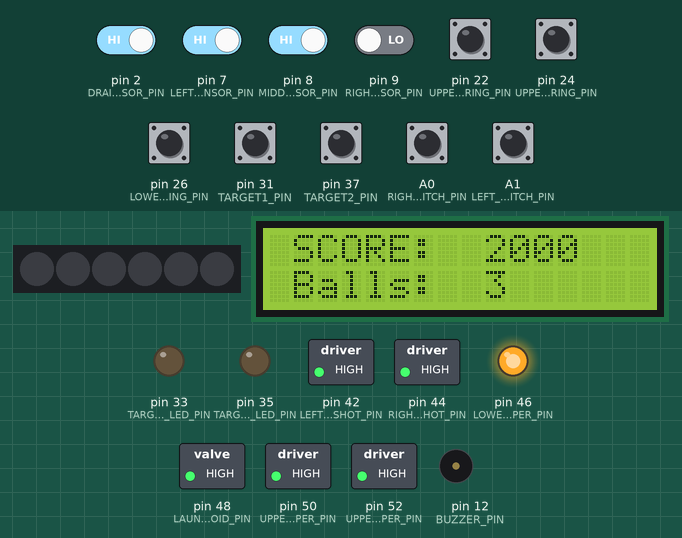
Recording of a sketch running on a simulated Arduino Mega 2560, built with avr-gcc and run on an emulated ATmega2560. Parts: 6 RGB LEDs in strip order, left to right, 16×2 character LCD, switched loads named in the sketch (green lamp = pin HIGH), output pins drawn as LEDs (lit = HIGH), buzzer (waves = sounding). Dashed ring = blinking. The inputs (shaded band) are chosen by the test bench; at power-on: A0 (RIGHT_SLINGSHOT_SWITCH_PIN), A1 (LEFT_SLINGSHOT_SWITCH_PIN), pin 2 (DRAIN_SENSOR_PIN), pin 7 (LEFT_LANE_SENSOR_PIN), pin 8 (MIDDLE_LANE_SENSOR_PIN), pin 22 (UPPER_RIGHT_BUMPER_RING_PIN), pin 24 (UPPER_LEFT_BUMPER_RING_PIN), pin 26 (LOWER_BUMPER_RING_PIN), pin 31 (TARGET1_PIN), pin 37 (TARGET2_PIN) HIGH, pin 9 (RIGHT_LANE_SENSOR_PIN) LOW. Dim RGB values are drawn brighter than linear; random numbers use the default seed unless the sketch sets one.

Above: at 1.2 s.
1.3 s: pin 31 (TARGET1_PIN) pulled LOW for 0.15 s
At 1.94 s:
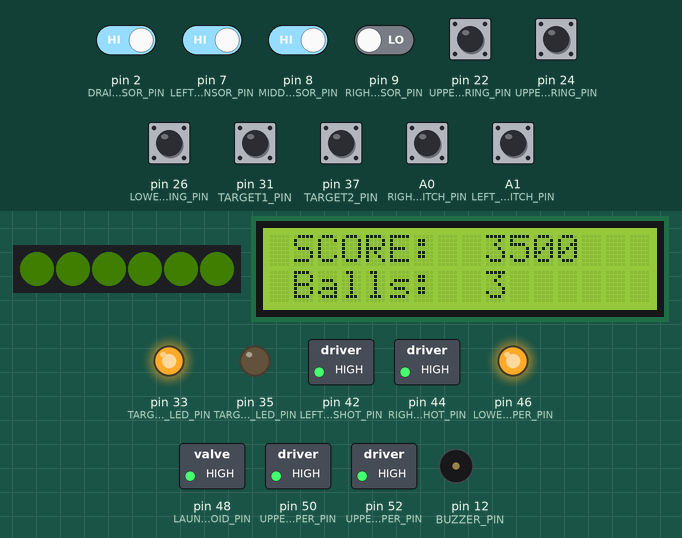
2.0 s: pin 22 (UPPER_RIGHT_BUMPER_RING_PIN) pulled LOW for 0.15 s
At 2.6 s:
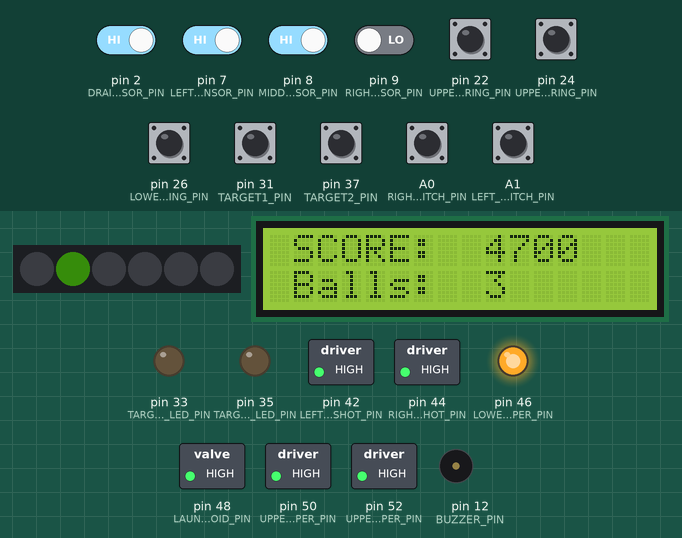
2.7 s: pin 24 (UPPER_LEFT_BUMPER_RING_PIN) pulled LOW for 0.15 s
At 3.04 s:
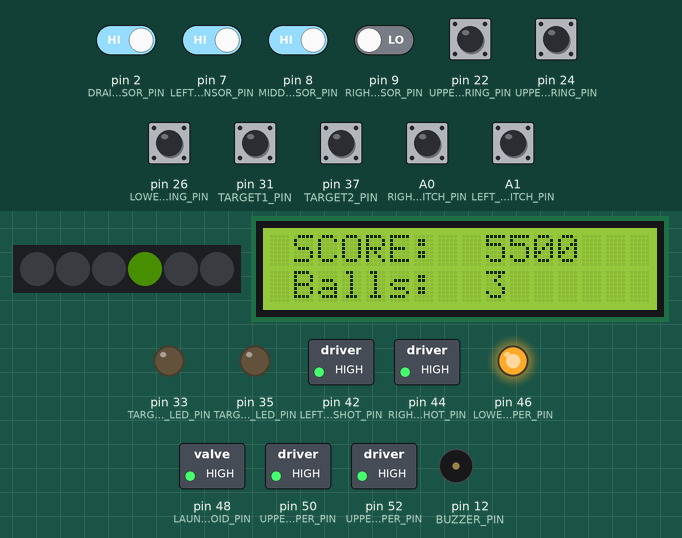
3.4 s: pin 26 (LOWER_BUMPER_RING_PIN) pulled LOW for 0.15 s
At 3.88 s:
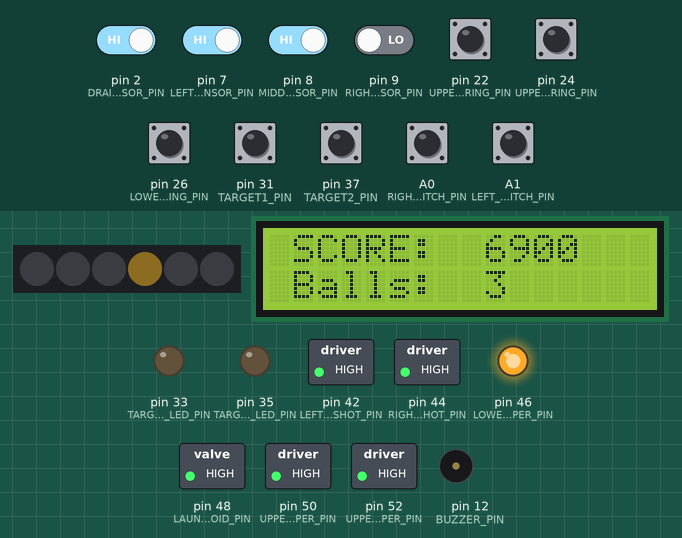
4.1 s: pin 9 (RIGHT_LANE_SENSOR_PIN) driven HIGH
At 6.25 s:
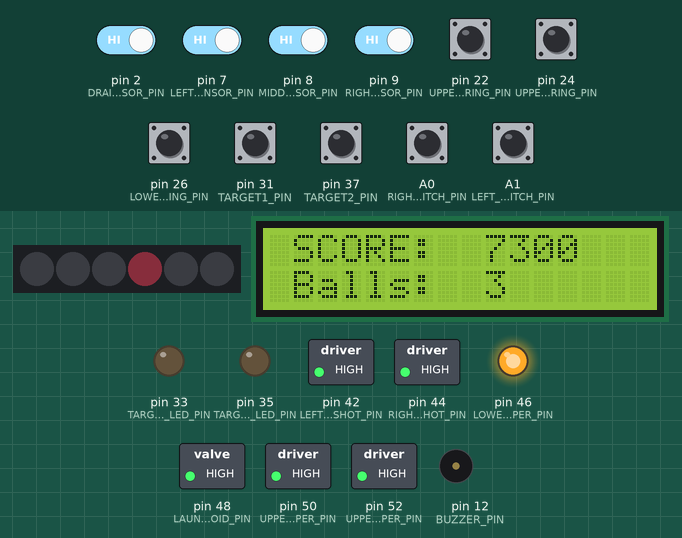
6.4 s: pin 37 (TARGET2_PIN) pulled LOW for 0.15 s
At 6.83 s:
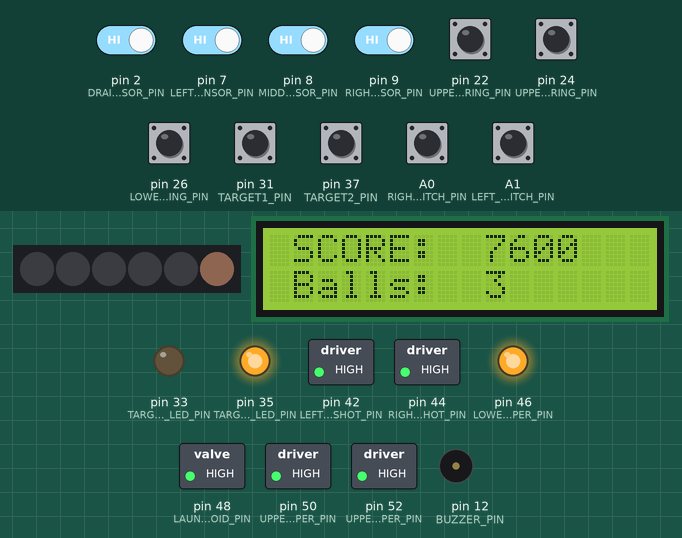
Timing chart, 0 to 11.5 s (numbered marks = the images above; inputs shaded):
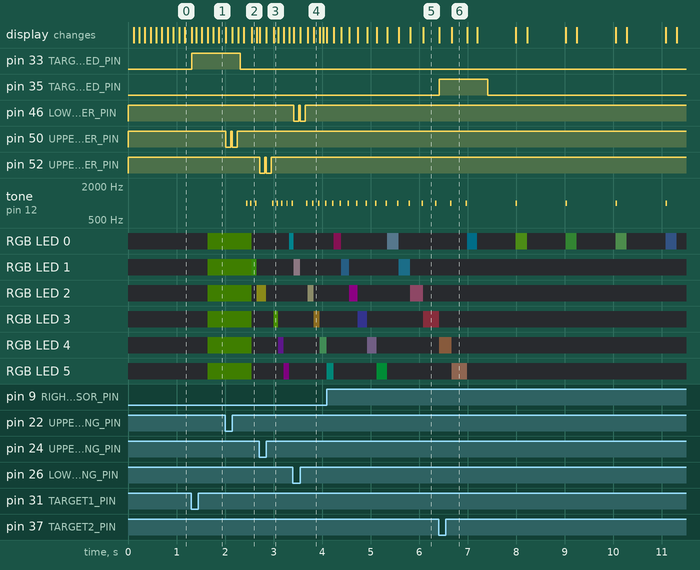

Measured:
- after the input at 1.3 s, pin 33 (TARGET1_LED_PIN): LOW → HIGH at once
- after the input at 2.0 s, pin 50 (UPPER_RIGHT_BUMPER_PIN): alternates HIGH for 0.04 s and LOW for 0.10 s, 4 changes in all, then stays HIGH, starting at once
- after the input at 2.7 s, pin 52 (UPPER_LEFT_BUMPER_PIN): alternates HIGH for 0.04 s and LOW for 0.10 s, 4 changes in all, then stays HIGH, starting at once
- after the input at 3.4 s, pin 46 (LOWER_BUMPER_PIN): alternates HIGH for 0.04 s and LOW for 0.10 s, 4 changes in all, then stays HIGH, starting at once
- after the input at 6.4 s, pin 35 (TARGET2_LED_PIN): LOW → HIGH at once, → LOW 1.0 s later

The sketch:

pinball_game.ino
```cpp
// Pinball game controller for an Arduino Mega 2560.
//
// - Slingshots and bumpers fire a solenoid when the ball hits their switch or contact ring.
// - Infrared sensors detect the ball in the top lanes and when it drains between the flippers;
//   a drained ball is sent back to the launch lane by a solenoid.
// - Two targets score points and light their LED for a moment.
// - The score and the remaining balls are shown on a 16x2 I2C LCD.
// - Above WHEEL_SCORE_THRESHOLD points, a NeoPixel wheel of fortune gives a random bonus once per game.
//
// Solenoids are driven through relay modules that are active LOW.

#include <Adafruit_NeoPixel.h>
#include <LiquidCrystal_I2C.h>
#include <Wire.h>

// ---------------------------------------------------------------------------
// Pins
// ---------------------------------------------------------------------------

// Solenoids (active LOW)
const uint8_t LAUNCH_SOLENOID_PIN = 48;  // sends a drained ball back to the launch lane
const uint8_t LEFT_SLINGSHOT_PIN = 42;
const uint8_t RIGHT_SLINGSHOT_PIN = 44;
const uint8_t LOWER_BUMPER_PIN = 46;
const uint8_t UPPER_LEFT_BUMPER_PIN = 52;
const uint8_t UPPER_RIGHT_BUMPER_PIN = 50;
const uint8_t SOLENOID_PINS[] = {LAUNCH_SOLENOID_PIN, LEFT_SLINGSHOT_PIN, RIGHT_SLINGSHOT_PIN,
                                 LOWER_BUMPER_PIN, UPPER_LEFT_BUMPER_PIN, UPPER_RIGHT_BUMPER_PIN};

// Slingshot microswitches (LOW when pressed)
const uint8_t LEFT_SLINGSHOT_SWITCH_PIN = A1;
const uint8_t RIGHT_SLINGSHOT_SWITCH_PIN = A0;

// Bumper contact rings (LOW when the ball touches the ring)
const uint8_t LOWER_BUMPER_RING_PIN = 26;
const uint8_t UPPER_LEFT_BUMPER_RING_PIN = 24;
const uint8_t UPPER_RIGHT_BUMPER_RING_PIN = 22;

// Targets (LOW when hit)
const uint8_t TARGET1_PIN = 31;
const uint8_t TARGET2_PIN = 37;
const uint8_t TARGET1_LED_PIN = 33;
const uint8_t TARGET2_LED_PIN = 35;

// Infrared sensors (LOW when the ball passes)
const uint8_t DRAIN_SENSOR_PIN = 2;  // between the two flippers: the ball is lost
const uint8_t LEFT_OUTLANE_SENSOR_PIN = 3;
const uint8_t RIGHT_OUTLANE_SENSOR_PIN = 4;
const uint8_t RAMP_SENSOR_PIN = 5;
const uint8_t TUNNEL_SENSOR_PIN = 6;
const uint8_t LEFT_LANE_SENSOR_PIN = 7;  // top lanes
const uint8_t MIDDLE_LANE_SENSOR_PIN = 8;
const uint8_t RIGHT_LANE_SENSOR_PIN = 9;

// Wheel of fortune
const uint8_t WHEEL_LED_PIN = 13;
const uint8_t BUZZER_PIN = 12;
const uint8_t WHEEL_LED_COUNT = 6;

// ---------------------------------------------------------------------------
// Game settings
// ---------------------------------------------------------------------------

const int BALLS_PER_GAME = 3;

const long BUMPER_POINTS = 100;
const long MIDDLE_LANE_POINTS = 500;
const long SIDE_LANE_POINTS = 200;
const long TARGET_POINTS = 300;
const long WHEEL_SCORE_THRESHOLD = 3000;

const unsigned long SOLENOID_PULSE_MS = 100;
const unsigned long LAUNCH_PULSE_MS = 25;
const unsigned long DRAIN_DEBOUNCE_MS = 300;     // a slow ball must not be counted twice
const unsigned long BALL_RETURN_DELAY_MS = 1500;
const unsigned long LANE_DEBOUNCE_MS = 100;
const unsigned long TARGET_DEBOUNCE_MS = 400;
const unsigned long TARGET_LED_ON_MS = 1000;
const unsigned long GAME_OVER_DELAY_MS = 1200;   // lets the player read the final score

// Wheel of fortune animation
const uint8_t WHEEL_FULL_TURNS = 4;
const uint8_t WHEEL_ALL_LEDS = 255;                // first step: the whole wheel is lit
const float WHEEL_START_STEP_MS = 50.0;
const float WHEEL_SLOWDOWN_FACTOR = 1.08;          // each step is 8 % slower during the full turns
const unsigned long WHEEL_FINAL_STEP_INCREASE_MS = 100;
const unsigned long WHEEL_LIGHT_UP_MS = 800;
const uint8_t WHEEL_BLINK_COUNT = 5;
const uint8_t WHEEL_MAX_STEPS = 1 + WHEEL_FULL_TURNS * WHEEL_LED_COUNT + WHEEL_LED_COUNT + WHEEL_BLINK_COUNT;
const unsigned long WHEEL_BLINK_ON_MS = 200;
const unsigned long WHEEL_BLINK_OFF_MS = 800;
const uint8_t WHEEL_MAX_COLOR = 15;                // random colours stay dim
const unsigned int BEEP_FREQUENCY_HZ = 1000;
const unsigned long BEEP_MS = 30;

// LCD layout
const uint8_t LCD_VALUE_COLUMN = 9;
const uint8_t LCD_COLUMNS = 16;

// ---------------------------------------------------------------------------
// Devices and game state
// ---------------------------------------------------------------------------

LiquidCrystal_I2C lcd(0x27, LCD_COLUMNS, 2);
Adafruit_NeoPixel wheel(WHEEL_LED_COUNT, WHEEL_LED_PIN, NEO_GRB + NEO_KHZ800);

long score = 0;  // long: the bonuses can push the score above the 32767 limit of an int
int ballsLeft = BALLS_PER_GAME;
bool ballLost = false;
unsigned long ballLostTime = 0;
bool wheelSpun = false;  // the wheel is spun only once per game

// Wheel animation: the steps are listed once, then played one by one from loop()
struct WheelStep {
  uint8_t led;
  unsigned int onMs;   // how long the LED stays lit
  unsigned int offMs;  // pause after it
};
WheelStep wheelSteps[WHEEL_MAX_STEPS];
uint8_t wheelStepCount = 0;
uint8_t wheelStepIndex = 0;
uint8_t wheelFinalSlot = 0;
bool wheelSpinning = false;
bool wheelLedOn = false;
unsigned long wheelWaitStart = 0;
unsigned long wheelWaitMs = 0;

int previousLeftSlingshotSwitch = HIGH;
int previousRightSlingshotSwitch = HIGH;

unsigned long lastDrainTime = 0;
unsigned long lastMiddleLaneTime = 0;
unsigned long lastSideLaneTime = 0;

struct Target {
  uint8_t switchPin;
  uint8_t ledPin;
  unsigned long lastHitTime;
  bool ledOn;
};

Target targets[] = {
  {TARGET1_PIN, TARGET1_LED_PIN, 0, false},
  {TARGET2_PIN, TARGET2_LED_PIN, 0, false},
};

// ---------------------------------------------------------------------------
// Display
// ---------------------------------------------------------------------------

void displayScore() {
  for (uint8_t column = LCD_VALUE_COLUMN; column < LCD_COLUMNS; column++) {
    lcd.setCursor(column, 0);
    lcd.print(' ');
  }
  lcd.setCursor(LCD_VALUE_COLUMN, 0);
  lcd.print(score);
}

void displayBallsLeft() {
  lcd.setCursor(LCD_VALUE_COLUMN, 1);
  lcd.print(' ');
  lcd.setCursor(LCD_VALUE_COLUMN, 1);
  lcd.print(ballsLeft);
}

void addPoints(long points) {
  score += points;
  displayScore();
}

// ---------------------------------------------------------------------------
// Actuators
// ---------------------------------------------------------------------------

void pulseSolenoid(uint8_t pin, unsigned long durationMs) {
  digitalWrite(pin, LOW);  // energise the solenoid
  delay(durationMs);
  digitalWrite(pin, HIGH);  // then release it
}

// ---------------------------------------------------------------------------
// Targets
// ---------------------------------------------------------------------------

// Scores a hit and lights the target LED, then turns the LED off after TARGET_LED_ON_MS.
void updateTarget(Target &target) {
  if (digitalRead(target.switchPin) == LOW && millis() - target.lastHitTime >= TARGET_DEBOUNCE_MS) {
    addPoints(TARGET_POINTS);
    digitalWrite(target.ledPin, HIGH);
    target.ledOn = true;
    target.lastHitTime = millis();
  }
  if (target.ledOn && millis() - target.lastHitTime >= TARGET_LED_ON_MS) {
    digitalWrite(target.ledPin, LOW);
    target.ledOn = false;
  }
}

// ---------------------------------------------------------------------------
// Wheel of fortune
// ---------------------------------------------------------------------------

void applyWheelReward(uint8_t slot) {
  switch (slot) {
    case 0: score *= 3;      displayScore();     break;
    case 1: ballsLeft += 1;  displayBallsLeft(); break;
    case 2: score += 3000;   displayScore();     break;
    case 3: ballsLeft += 2;  displayBallsLeft(); break;
    case 4: score *= 2;      displayScore();     break;
    case 5: score += 10000;  displayScore();     break;
  }
}

void addWheelStep(uint8_t led, unsigned int onMs, unsigned int offMs) {
  wheelSteps[wheelStepCount++] = {led, onMs, offMs};
}

void startWheel() {
  randomSeed(micros());  // the time at which the player reaches the threshold makes each game different
  wheelFinalSlot = random(WHEEL_LED_COUNT);
  float stepMs = WHEEL_START_STEP_MS;

  // BEEP_MS: the LED stays lit during the beep
  wheelStepCount = 0;
  addWheelStep(WHEEL_ALL_LEDS, WHEEL_LIGHT_UP_MS, 0);

  // Full turns, slowing down a little at each step
  for (uint8_t step = 0; step < WHEEL_FULL_TURNS * WHEEL_LED_COUNT; step++) {
    addWheelStep(step % WHEEL_LED_COUNT, BEEP_MS + (unsigned int)stepMs, 0);
    stepMs *= WHEEL_SLOWDOWN_FACTOR;
  }

  // Last, slower turn that stops just before the final slot
  for (uint8_t led = 0; led < wheelFinalSlot; led++) {
    addWheelStep(led, BEEP_MS + (unsigned int)stepMs, 0);
    stepMs += WHEEL_FINAL_STEP_INCREASE_MS;
  }

  // The final slot blinks
  for (uint8_t blink = 0; blink < WHEEL_BLINK_COUNT; blink++) {
    addWheelStep(wheelFinalSlot, BEEP_MS + WHEEL_BLINK_ON_MS, WHEEL_BLINK_OFF_MS);
  }

  wheelStepIndex = 0;
  wheelLedOn = false;
  wheelWaitMs = 0;
  wheelSpinning = true;
}

void setWheelWait(unsigned int ms) {
  wheelWaitStart = millis();
  wheelWaitMs = ms;
}

// Called at each loop, does nothing until the current wait is over
void updateWheel() {
  if (!wheelSpinning || millis() - wheelWaitStart < wheelWaitMs) {
    return;
  }

  if (wheelLedOn) {
    wheel.clear();
    wheel.show();
    wheelLedOn = false;
    setWheelWait(wheelSteps[wheelStepIndex].offMs);
    wheelStepIndex++;
  } else if (wheelStepIndex < wheelStepCount) {
    const WheelStep &step = wheelSteps[wheelStepIndex];
    if (step.led == WHEEL_ALL_LEDS) {
      for (uint8_t led = 0; led < WHEEL_LED_COUNT; led++) {
        wheel.setPixelColor(led, 2, 4, 0);
      }
    } else {
      wheel.setPixelColor(step.led, random(WHEEL_MAX_COLOR), random(WHEEL_MAX_COLOR), random(WHEEL_MAX_COLOR));
      tone(BUZZER_PIN, BEEP_FREQUENCY_HZ, BEEP_MS);
    }
    wheel.show();
    wheelLedOn = true;
    setWheelWait(step.onMs);
  } else {
    wheelSpinning = false;
    Serial.println(wheelFinalSlot);
    applyWheelReward(wheelFinalSlot);
  }
}

void stopWheel() {
  wheelSpinning = false;
  wheelLedOn = false;
  wheel.clear();
  wheel.show();
  noTone(BUZZER_PIN);
}

// ---------------------------------------------------------------------------
// Setup and main loop
// ---------------------------------------------------------------------------

void setup() {
  // Set the solenoid outputs HIGH before enabling them, so that no solenoid fires at power-up
  for (uint8_t pin : SOLENOID_PINS) {
    digitalWrite(pin, HIGH);
    pinMode(pin, OUTPUT);
  }

  Serial.begin(115200);  // fast, so that debug prints do not slow the game down

  wheel.begin();
  wheel.clear();
  wheel.show();
  pinMode(BUZZER_PIN, OUTPUT);
  noTone(BUZZER_PIN);

  lcd.init();
  lcd.backlight();
  lcd.setCursor(1, 0);
  lcd.print("SCORE:");
  lcd.setCursor(1, 1);
  lcd.print("Balls:");
  displayScore();
  displayBallsLeft();

  pinMode(LEFT_SLINGSHOT_SWITCH_PIN, INPUT_PULLUP);
  pinMode(RIGHT_SLINGSHOT_SWITCH_PIN, INPUT_PULLUP);
  pinMode(LOWER_BUMPER_RING_PIN, INPUT_PULLUP);
  pinMode(UPPER_LEFT_BUMPER_RING_PIN, INPUT_PULLUP);
  pinMode(UPPER_RIGHT_BUMPER_RING_PIN, INPUT_PULLUP);

  for (const Target &target : targets) {
    pinMode(target.switchPin, INPUT_PULLUP);
    pinMode(target.ledPin, OUTPUT);
    digitalWrite(target.ledPin, LOW);
  }

  pinMode(DRAIN_SENSOR_PIN, INPUT);
  pinMode(LEFT_OUTLANE_SENSOR_PIN, INPUT);
  pinMode(RIGHT_OUTLANE_SENSOR_PIN, INPUT);
  pinMode(RAMP_SENSOR_PIN, INPUT);
  pinMode(TUNNEL_SENSOR_PIN, INPUT);
  pinMode(LEFT_LANE_SENSOR_PIN, INPUT);
  pinMode(MIDDLE_LANE_SENSOR_PIN, INPUT);
  pinMode(RIGHT_LANE_SENSOR_PIN, INPUT);
}

void loop() {
  const int leftSlingshotSwitch = digitalRead(LEFT_SLINGSHOT_SWITCH_PIN);
  const int rightSlingshotSwitch = digitalRead(RIGHT_SLINGSHOT_SWITCH_PIN);
  const int lowerBumperRing = digitalRead(LOWER_BUMPER_RING_PIN);
  const int upperLeftBumperRing = digitalRead(UPPER_LEFT_BUMPER_RING_PIN);
  const int upperRightBumperRing = digitalRead(UPPER_RIGHT_BUMPER_RING_PIN);

  // Slingshots fire once per press: only on the falling edge of their switch
  if (leftSlingshotSwitch == LOW && previousLeftSlingshotSwitch == HIGH) {
    pulseSolenoid(LEFT_SLINGSHOT_PIN, SOLENOID_PULSE_MS);
  }
  if (rightSlingshotSwitch == LOW && previousRightSlingshotSwitch == HIGH) {
    pulseSolenoid(RIGHT_SLINGSHOT_PIN, SOLENOID_PULSE_MS);
  }
  previousLeftSlingshotSwitch = leftSlingshotSwitch;
  previousRightSlingshotSwitch = rightSlingshotSwitch;

  // Bumpers score and kick the ball back while it touches their ring
  if (lowerBumperRing == LOW) {
    addPoints(BUMPER_POINTS);
    pulseSolenoid(LOWER_BUMPER_PIN, SOLENOID_PULSE_MS);
  }
  if (upperLeftBumperRing == LOW) {
    addPoints(BUMPER_POINTS);
    pulseSolenoid(UPPER_LEFT_BUMPER_PIN, SOLENOID_PULSE_MS);
  }
  if (upperRightBumperRing == LOW) {
    addPoints(BUMPER_POINTS);
    pulseSolenoid(UPPER_RIGHT_BUMPER_PIN, SOLENOID_PULSE_MS);
  }

  // A drained ball is sent back to the launch lane after a short delay
  if (digitalRead(DRAIN_SENSOR_PIN) == LOW && millis() - lastDrainTime >= DRAIN_DEBOUNCE_MS) {
    ballLost = true;
    ballLostTime = millis();
    lastDrainTime = ballLostTime;
  }
  if (ballLost && millis() - ballLostTime >= BALL_RETURN_DELAY_MS) {
    ballsLeft--;
    displayBallsLeft();
    ballLost = false;
    pulseSolenoid(LAUNCH_SOLENOID_PIN, LAUNCH_PULSE_MS);
  }

  // Top lanes
  if (digitalRead(MIDDLE_LANE_SENSOR_PIN) == LOW && millis() - lastMiddleLaneTime >= LANE_DEBOUNCE_MS) {
    addPoints(MIDDLE_LANE_POINTS);
    lastMiddleLaneTime = millis();
  }
  if ((digitalRead(LEFT_LANE_SENSOR_PIN) == LOW || digitalRead(RIGHT_LANE_SENSOR_PIN) == LOW) &&
      millis() - lastSideLaneTime >= LANE_DEBOUNCE_MS) {
    addPoints(SIDE_LANE_POINTS);
    lastSideLaneTime = millis();
  }

  // Game over: show the final score for a moment, then start a new game
  if (ballsLeft == 0) {
    stopWheel();
    delay(GAME_OVER_DELAY_MS);
    score = 0;
    wheelSpun = false;
    displayScore();
    ballsLeft = BALLS_PER_GAME;
    displayBallsLeft();
  }

  for (Target &target : targets) {
    updateTarget(target);
  }

  // Wheel of fortune bonus, once per game
  if (score >= WHEEL_SCORE_THRESHOLD && !wheelSpun) {
    wheelSpun = true;
    startWheel();
  }
  updateWheel();
}
```
